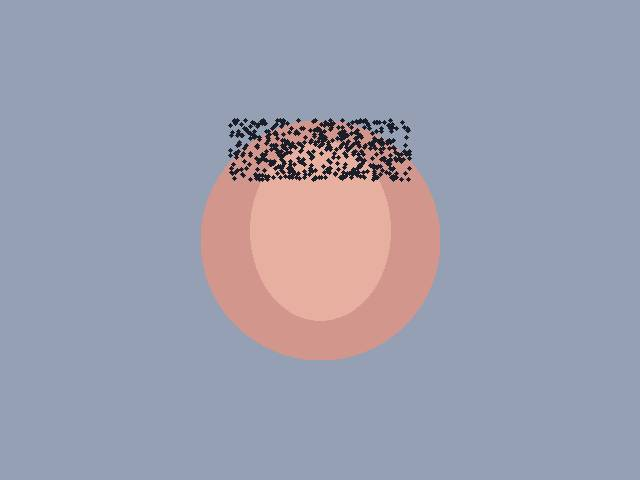
#> input picture backend/utils/test_calibration/sample1_portrait_gen1_q70.jpg, 640 x 480 px
$ python -i visual_evidence.py   (imports and definitions only)   (older library calls are emulated)
#> lines starting #> are read from the running program, lines starting #| are printed output that depends on the picture
#> further down, picture is the input picture: shape (480, 640, 3); mean B, G, R 175.3, 158.1, 156.6
"""
Visual Evidence Module (WP-1)
Analyzes video frames for signs of visual manipulation / deepfakes.
Produces: Contract 4.2 (Evidence Module Output) with modality="visual"
Consumed by: disagreement_engine (WP-3), case_file_generator (WP-4), frontend (WP-5)

Implements real multi-frame forensic signal analysis:
1. Multi-Frame Peak Scan: Evaluates all keyframes across video to detect temporal spikes
2. Error Level Analysis (ELA) for digital splicing / inpainting detection
3. 2D Fast Fourier Transform (FFT) high-frequency spectral roll-off analysis
4. Edge blur and gradient consistency (Laplacian variance)
Renders real localized heatmap overlays over the peak anomaly frame and returns scrubber thumbnails.
"""
import os
import io
import base64
from typing import Optional

import cv2
import numpy as np
from PIL import Image


DETECTOR_NAME = "TrustGuard Visual Forensic Analyzer (ELA + 2D-FFT)"


# [42 lines left out: functions analyze_visual, _unavailable_output, not called in this run]


def _analyze_single_frame(img_bgr: np.ndarray) -> tuple[float, float, float, float]:
    """Compute ELA variance, sharpness, FFT ratio, and raw anomaly score for a frame."""
    h, w = img_bgr.shape[:2]
#> h = 480; w = 640
    if max(h, w) > 720:
        scale = 720 / max(h, w)
        img_bgr = cv2.resize(img_bgr, (int(w * scale), int(h * scale)))
        h, w = img_bgr.shape[:2]

    img_gray = cv2.cvtColor(img_bgr, cv2.COLOR_BGR2GRAY)
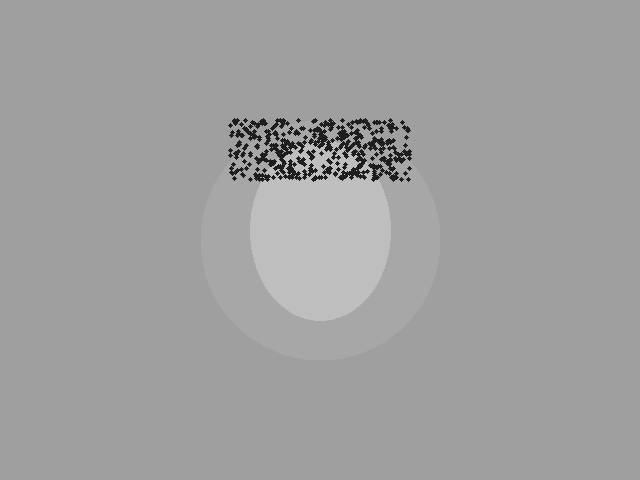
#> img_gray: shape (480, 640); min 1, max 229, mean 159.5

    # 1. Error Level Analysis (ELA)
    _, enc = cv2.imencode('.jpg', img_bgr, [int(cv2.IMWRITE_JPEG_QUALITY), 90])
#> enc = 16178 values, max 255 at index 0, min 0 at index 4, mean 122.1
    resaved = cv2.imdecode(enc, cv2.IMREAD_COLOR)
    ela_diff = cv2.absdiff(img_bgr, resaved)
    ela_gray = cv2.cvtColor(ela_diff, cv2.COLOR_BGR2GRAY)
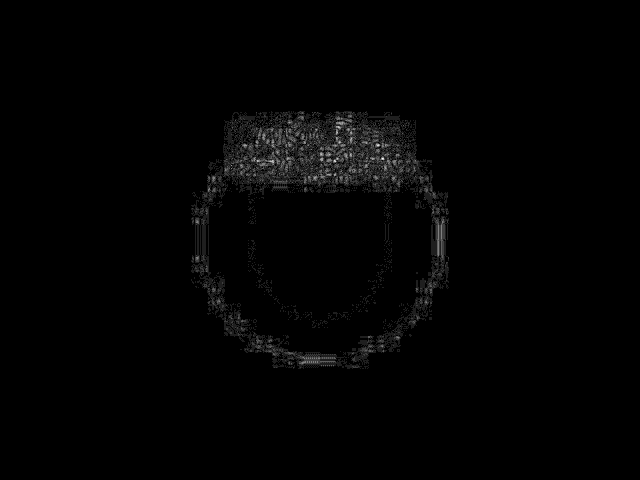
#> ela_gray: shape (480, 640); min 0, max 8, mean 0.0953; drawn with min black and max white
    ela_std = float(np.std(ela_gray))
#> ela_std = 0.415
    ela_mean = float(np.mean(ela_gray))
#> ela_mean = 0.0953
    ela_p99 = float(np.percentile(ela_gray, 99.5))
#> ela_p99 = 3
    ela_contrast = ela_p99 - ela_mean
#> ela_contrast = 2.9

    # 2. Laplacian Blur / Edge Inconsistency
    lap_var = float(cv2.Laplacian(img_gray, cv2.CV_64F).var())
#> lap_var = 1629.3

    # 3. 2D FFT High-Frequency Spectrum Analysis
    f = np.fft.fft2(img_gray)
    fshift = np.fft.fftshift(f)
    mag = np.abs(fshift) + 1e-8
    center_y, center_x = h // 2, w // 2
#> center_y = 240; center_x = 320
    r_max = min(center_y, center_x)
#> r_max = 240
    y, x = np.ogrid[:h, :w]
#> y = 480 values from 0 to 479
    dist = np.sqrt((x - center_x)**2 + (y - center_y)**2)
    hf_mask = (dist > (0.6 * r_max)) & (dist <= r_max)
    hf_ratio = float(np.sum(mag[hf_mask]) / (np.sum(mag[dist <= r_max]) + 1e-8))
#> hf_ratio = 0.336

    # 4. Calibrated Anomaly Score Formulation:
    # Spliced regions exhibit localized ELA contrast spikes (p99 - mean > 6.5) and elevated std (> 1.1),
    # whereas uniform social-media recompression (WhatsApp/Instagram Q=70->50) maintains contrast <= 5.8
    # and std <= 0.8.
    splice_indicator = 0.0
    if ela_contrast > 6.5 and ela_std > 1.1:
        splice_indicator = min(1.0, 0.45 + (ela_contrast - 6.5) / 6.0 * 0.35 + (ela_std - 1.1) / 2.0 * 0.20)
    elif ela_std > 3.0:
        splice_indicator = min(1.0, 0.30 + (ela_std - 3.0) / 4.0)
    else:
        splice_indicator = 0.05

    fft_anomaly = min(1.0, max(0.0, (0.30 - hf_ratio) / 0.20)) if hf_ratio < 0.30 else 0.05
#> fft_anomaly = 0.05
    sharpness_penalty = 0.15 if lap_var < 40.0 else 0.0
#> sharpness_penalty = 0

    score = round(0.60 * splice_indicator + 0.30 * fft_anomaly + 0.10 * sharpness_penalty, 3)
#> score = 0.045
    score = min(0.95, max(0.08, score))
#> score = 0.08
    return score, ela_std, lap_var, hf_ratio


# [138 lines left out: functions _real_multi_frame_analysis, _encode_bgr_to_b64, _generate_real_heatmap, _stub_analysis, _score_to_band, not called in this run]

>>> import cv2
>>> picture = cv2.imread('../utils/test_calibration/sample1_portrait_gen1_q70.jpg')
>>> result = _analyze_single_frame(picture)
#> result = (0.08, 0.415, 1629.3, 0.336)
